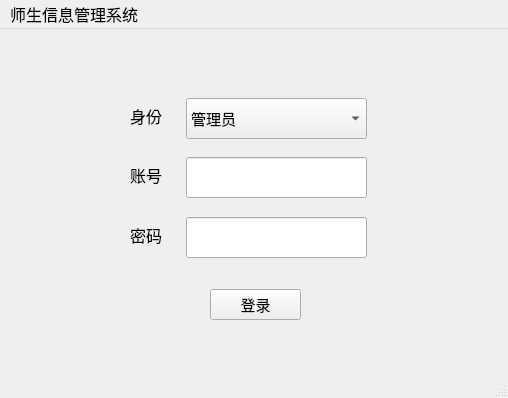
<?xml version="1.0" encoding="UTF-8"?>
<ui version="4.0">
 <class>MainWindow</class>
 <widget class="QMainWindow" name="MainWindow">
  <property name="geometry">
   <rect>
    <x>0</x>
    <y>0</y>
    <width>508</width>
    <height>398</height>
   </rect>
  </property>
  <property name="font">
   <font>
    <pointsize>12</pointsize>
   </font>
  </property>
  <property name="windowTitle">
   <string>MainWindow</string>
  </property>
  <widget class="QWidget" name="centralwidget">
   <widget class="QLineEdit" name="lineEdit">
    <property name="geometry">
     <rect>
      <x>186</x>
      <y>128</y>
      <width>181</width>
      <height>41</height>
     </rect>
    </property>
    <property name="font">
     <font>
      <pointsize>11</pointsize>
     </font>
    </property>
    <property name="text">
     <string/>
    </property>
   </widget>
   <widget class="QLineEdit" name="lineEdit_2">
    <property name="geometry">
     <rect>
      <x>186</x>
      <y>188</y>
      <width>181</width>
      <height>41</height>
     </rect>
    </property>
    <property name="font">
     <font>
      <pointsize>11</pointsize>
     </font>
    </property>
    <property name="text">
     <string/>
    </property>
   </widget>
   <widget class="QComboBox" name="comboBox_2">
    <property name="geometry">
     <rect>
      <x>186</x>
      <y>69</y>
      <width>181</width>
      <height>41</height>
     </rect>
    </property>
    <property name="font">
     <font>
      <pointsize>11</pointsize>
     </font>
    </property>
    <item>
     <property name="text">
      <string>管理员</string>
     </property>
    </item>
    <item>
     <property name="text">
      <string>教师</string>
     </property>
    </item>
    <item>
     <property name="text">
      <string>学生</string>
     </property>
    </item>
   </widget>
   <widget class="QPushButton" name="pushButton">
    <property name="geometry">
     <rect>
      <x>210</x>
      <y>260</y>
      <width>91</width>
      <height>31</height>
     </rect>
    </property>
    <property name="font">
     <font>
      <pointsize>11</pointsize>
     </font>
    </property>
    <property name="text">
     <string>登录</string>
    </property>
   </widget>
   <widget class="QLabel" name="label">
    <property name="geometry">
     <rect>
      <x>130</x>
      <y>71</y>
      <width>71</width>
      <height>31</height>
     </rect>
    </property>
    <property name="text">
     <string>身份</string>
    </property>
   </widget>
   <widget class="QLabel" name="label_2">
    <property name="geometry">
     <rect>
      <x>130</x>
      <y>130</y>
      <width>81</width>
      <height>31</height>
     </rect>
    </property>
    <property name="text">
     <string>账号</string>
    </property>
   </widget>
   <widget class="QLabel" name="label_3">
    <property name="geometry">
     <rect>
      <x>130</x>
      <y>190</y>
      <width>61</width>
      <height>31</height>
     </rect>
    </property>
    <property name="text">
     <string>密码</string>
    </property>
   </widget>
  </widget>
  <widget class="QMenuBar" name="menubar">
   <property name="geometry">
    <rect>
     <x>0</x>
     <y>0</y>
     <width>508</width>
     <height>27</height>
    </rect>
   </property>
   <widget class="QMenu" name="menu">
    <property name="title">
     <string>师生信息管理系统</string>
    </property>
   </widget>
   <addaction name="menu"/>
  </widget>
  <widget class="QStatusBar" name="statusbar"/>
 </widget>
 <resources/>
 <connections/>
</ui>
